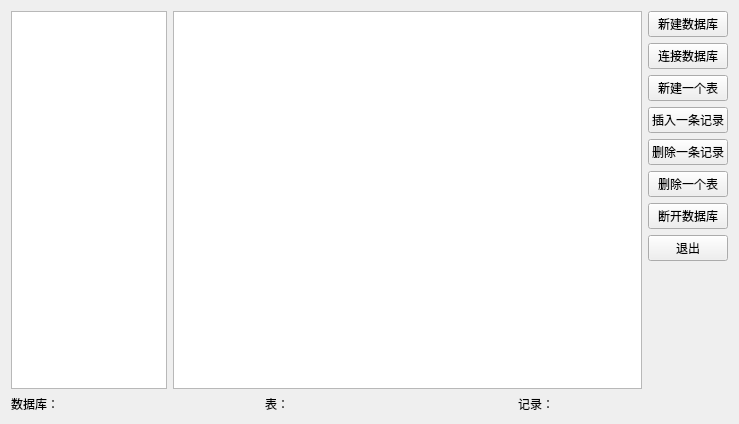
<?xml version="1.0" encoding="UTF-8"?>
<ui version="4.0">
 <class>Form</class>
 <widget class="QWidget" name="Form">
  <property name="geometry">
   <rect>
    <x>0</x>
    <y>0</y>
    <width>739</width>
    <height>424</height>
   </rect>
  </property>
  <property name="windowTitle">
   <string>数据库操作(SQLite)</string>
  </property>
  <layout class="QGridLayout" name="gridLayout">
   <item row="0" column="0">
    <layout class="QHBoxLayout" name="horizontalLayout" stretch="1,3">
     <item>
      <widget class="QListWidget" name="listWidget"/>
     </item>
     <item>
      <widget class="QTableWidget" name="tableWidget"/>
     </item>
    </layout>
   </item>
   <item row="0" column="1">
    <layout class="QVBoxLayout" name="verticalLayout_2">
     <item>
      <widget class="QPushButton" name="pbDatabaseCteate">
       <property name="text">
        <string>新建数据库</string>
       </property>
      </widget>
     </item>
     <item>
      <widget class="QPushButton" name="pbConnData">
       <property name="text">
        <string>连接数据库</string>
       </property>
      </widget>
     </item>
     <item>
      <widget class="QPushButton" name="pbTableCreate">
       <property name="text">
        <string>新建一个表</string>
       </property>
      </widget>
     </item>
     <item>
      <widget class="QPushButton" name="pbValueInsert">
       <property name="text">
        <string>插入一条记录</string>
       </property>
      </widget>
     </item>
     <item>
      <widget class="QPushButton" name="pbValueDelete">
       <property name="text">
        <string>删除一条记录</string>
       </property>
      </widget>
     </item>
     <item>
      <widget class="QPushButton" name="pbTableDelete">
       <property name="text">
        <string>删除一个表</string>
       </property>
      </widget>
     </item>
     <item>
      <widget class="QPushButton" name="pbDisConnData">
       <property name="text">
        <string>断开数据库</string>
       </property>
      </widget>
     </item>
     <item>
      <widget class="QPushButton" name="pbExit">
       <property name="text">
        <string>退出</string>
       </property>
      </widget>
     </item>
     <item>
      <spacer name="verticalSpacer">
       <property name="orientation">
        <enum>Qt::Vertical</enum>
       </property>
       <property name="sizeHint" stdset="0">
        <size>
         <width>20</width>
         <height>40</height>
        </size>
       </property>
      </spacer>
     </item>
    </layout>
   </item>
   <item row="1" column="0">
    <layout class="QHBoxLayout" name="horizontalLayout_2" stretch="2,2,1">
     <item>
      <widget class="QLabel" name="lb1">
       <property name="text">
        <string>数据库：</string>
       </property>
      </widget>
     </item>
     <item>
      <widget class="QLabel" name="lb2">
       <property name="text">
        <string>表：</string>
       </property>
      </widget>
     </item>
     <item>
      <widget class="QLabel" name="lb3">
       <property name="text">
        <string>记录：</string>
       </property>
      </widget>
     </item>
    </layout>
   </item>
  </layout>
 </widget>
 <resources/>
 <connections>
  <connection>
   <sender>pbConnData</sender>
   <signal>clicked()</signal>
   <receiver>Form</receiver>
   <slot>conn_data()</slot>
   <hints>
    <hint type="sourcelabel">
     <x>726</x>
     <y>72</y>
    </hint>
    <hint type="destinationlabel">
     <x>369</x>
     <y>211</y>
    </hint>
   </hints>
  </connection>
  <connection>
   <sender>pbDisConnData</sender>
   <signal>clicked()</signal>
   <receiver>Form</receiver>
   <slot>dis_conn_data()</slot>
   <hints>
    <hint type="sourcelabel">
     <x>726</x>
     <y>249</y>
    </hint>
    <hint type="destinationlabel">
     <x>369</x>
     <y>211</y>
    </hint>
   </hints>
  </connection>
  <connection>
   <sender>pbExit</sender>
   <signal>clicked()</signal>
   <receiver>Form</receiver>
   <slot>close()</slot>
   <hints>
    <hint type="sourcelabel">
     <x>726</x>
     <y>284</y>
    </hint>
    <hint type="destinationlabel">
     <x>369</x>
     <y>211</y>
    </hint>
   </hints>
  </connection>
  <connection>
   <sender>pbTableCreate</sender>
   <signal>clicked()</signal>
   <receiver>Form</receiver>
   <slot>table_create()</slot>
   <hints>
    <hint type="sourcelabel">
     <x>726</x>
     <y>109</y>
    </hint>
    <hint type="destinationlabel">
     <x>369</x>
     <y>211</y>
    </hint>
   </hints>
  </connection>
  <connection>
   <sender>pbTableDelete</sender>
   <signal>clicked()</signal>
   <receiver>Form</receiver>
   <slot>table_delete()</slot>
   <hints>
    <hint type="sourcelabel">
     <x>726</x>
     <y>214</y>
    </hint>
    <hint type="destinationlabel">
     <x>369</x>
     <y>211</y>
    </hint>
   </hints>
  </connection>
  <connection>
   <sender>pbValueInsert</sender>
   <signal>clicked()</signal>
   <receiver>Form</receiver>
   <slot>value_insert()</slot>
   <hints>
    <hint type="sourcelabel">
     <x>726</x>
     <y>144</y>
    </hint>
    <hint type="destinationlabel">
     <x>369</x>
     <y>211</y>
    </hint>
   </hints>
  </connection>
  <connection>
   <sender>pbValueDelete</sender>
   <signal>clicked()</signal>
   <receiver>Form</receiver>
   <slot>value_delete()</slot>
   <hints>
    <hint type="sourcelabel">
     <x>726</x>
     <y>179</y>
    </hint>
    <hint type="destinationlabel">
     <x>369</x>
     <y>211</y>
    </hint>
   </hints>
  </connection>
  <connection>
   <sender>pbDatabaseCteate</sender>
   <signal>clicked()</signal>
   <receiver>Form</receiver>
   <slot>database_create()</slot>
   <hints>
    <hint type="sourcelabel">
     <x>677</x>
     <y>25</y>
    </hint>
    <hint type="destinationlabel">
     <x>369</x>
     <y>211</y>
    </hint>
   </hints>
  </connection>
  <connection>
   <sender>listWidget</sender>
   <signal>doubleClicked(QModelIndex)</signal>
   <receiver>Form</receiver>
   <slot>list_double_click()</slot>
   <hints>
    <hint type="sourcelabel">
     <x>86</x>
     <y>200</y>
    </hint>
    <hint type="destinationlabel">
     <x>369</x>
     <y>211</y>
    </hint>
   </hints>
  </connection>
  <connection>
   <sender>listWidget</sender>
   <signal>currentTextChanged(QString)</signal>
   <receiver>Form</receiver>
   <slot>list_text_changed()</slot>
   <hints>
    <hint type="sourcelabel">
     <x>86</x>
     <y>200</y>
    </hint>
    <hint type="destinationlabel">
     <x>369</x>
     <y>211</y>
    </hint>
   </hints>
  </connection>
 </connections>
 <slots>
  <slot>conn_data()</slot>
  <slot>table_create()</slot>
  <slot>value_insert()</slot>
  <slot>value_delete()</slot>
  <slot>table_delete()</slot>
  <slot>dis_conn_data()</slot>
  <slot>database_create()</slot>
  <slot>list_double_click()</slot>
  <slot>list_text_changed()</slot>
 </slots>
</ui>
